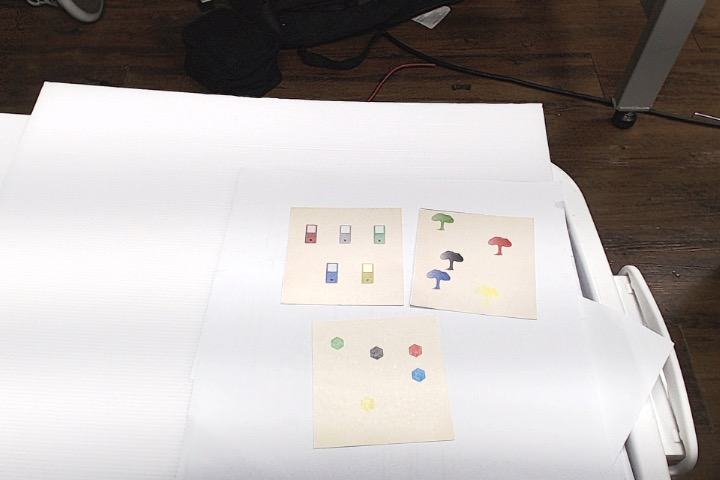
#> input picture colorTest.png, 720 x 480 px, given in place of the camera
$ python milestone2.py   (older library calls are emulated)
#> lines starting #> are read from the running program, lines starting #| are printed output that depends on the picture; after the words box and inside, x2 and y2 are one past the last pixel; in counts of white or black regions, pixels touching at a corner belong together

import cv2
import pandas as pd
import numpy as np
import imutils
from scipy.spatial import distance as dist
from imutils import perspective
from imutils import contours

# using cam built-in to computer
cap = cv2.VideoCapture(1)
cap.set(cv2.CAP_PROP_FRAME_WIDTH, 1000)
cap.set(cv2.CAP_PROP_FRAME_HEIGHT, 760)
# cap.set(3, 640)
# cap.set(4, 480)


def nothing(x):  # for trackbar
    pass


cv2.namedWindow('xyPosition')
cv2.createTrackbar('X1', 'xyPosition', 0, 1022, nothing)
cv2.createTrackbar('Y1', 'xyPosition', 0, 575, nothing)
cv2.createTrackbar('X2', 'xyPosition', 0, 1022, nothing)
cv2.createTrackbar('Y2', 'xyPosition', 0, 575, nothing)
cv2.createTrackbar('X3', 'xyPosition', 0, 1022, nothing)
cv2.createTrackbar('Y3', 'xyPosition', 0, 575, nothing)
cv2.createTrackbar('X4', 'xyPosition', 0, 1022, nothing)
cv2.createTrackbar('Y4', 'xyPosition', 0, 575, nothing)

cv2.setTrackbarPos("X1", "xyPosition", 219)
cv2.setTrackbarPos("Y1", "xyPosition", 0)
cv2.setTrackbarPos("X2", "xyPosition", 803)
cv2.setTrackbarPos("Y2", "xyPosition", 0)
cv2.setTrackbarPos("X3", "xyPosition", 26)
cv2.setTrackbarPos("Y3", "xyPosition", 575)
cv2.setTrackbarPos("X4", "xyPosition", 970)
cv2.setTrackbarPos("Y4", "xyPosition", 575)


def safe_div(x, y):  # so we don't crash so often
    if y == 0:
        return 0
    return x/y


def rescale_result(result, percent=80):  # make the video windows a bit smaller
    width = int(result.shape[1] * percent / 100)
    height = int(result.shape[0] * percent / 100)
    dim = (width, height)
    return cv2.resize(result, dim, interpolation=cv2.INTER_AREA)


if not cap.isOpened():
    print("can't open camera")
    exit()

windowName = "Result"

cv2.namedWindow(windowName)
cv2.createTrackbar("threshold", windowName, 75, 255, nothing)
cv2.createTrackbar("kernel", windowName, 5, 30, nothing)
cv2.createTrackbar("iterations", windowName, 1, 10, nothing)

cv2.setTrackbarPos("threshold", windowName, 210)
cv2.setTrackbarPos("kernel", windowName, 13)
cv2.setTrackbarPos("iterations", windowName, 1)
# Sliders to adjust image
# https://medium.com/@manivannan_data/set-trackbar-on-image-using-opencv-python-58c57fbee1ee


showLive = True
while(showLive):

    ret, frame = cap.read()
#> frame is the input picture: shape (480, 720, 3); mean B, G, R 172.7, 174.6, 180.1

    x1 = cv2.getTrackbarPos('X1', 'xyPosition')
    y1 = cv2.getTrackbarPos('Y1', 'xyPosition')
    x2 = cv2.getTrackbarPos('X2', 'xyPosition')
    y2 = cv2.getTrackbarPos('Y2', 'xyPosition')
    x3 = cv2.getTrackbarPos('X3', 'xyPosition')
    y3 = cv2.getTrackbarPos('Y3', 'xyPosition')
    x4 = cv2.getTrackbarPos('X4', 'xyPosition')
    y4 = cv2.getTrackbarPos('Y4', 'xyPosition')

    cv2.circle(frame, (x1, y1), 5, (0, 0, 255), -1)
#> frame: shape (480, 720, 3); 0.01% of pixels changed, all inside (x1, y1, x2, y2) = (214, 0, 225, 6)
    cv2.circle(frame, (x2, y2), 5, (0, 0, 255), -1)
    cv2.circle(frame, (x3, y3), 5, (0, 0, 255), -1)
    cv2.circle(frame, (x4, y4), 5, (0, 0, 255), -1)
    pts1 = np.float32([[x1, y1],
                       [x2, y2],
                       [x3, y3],
                       [x4, y4]])
    pts2 = np.float32([[0, 0], [500, 0], [0, 500], [500, 500]])
    matrix = cv2.getPerspectiveTransform(pts1, pts2)

    resultWarp = cv2.warpPerspective(frame, matrix, (500, 500))

    Gblurred = cv2.GaussianBlur(resultWarp, (5, 5), 0)
    Mblurred = cv2.medianBlur(Gblurred, 5)
    # Denoise = cv2.fastNlMeansDenoisingMulti(resultWarp, 2, 5, None, 4, 7, 35)
    # unsharpV = cv2.addWeighted(
    #     resultWarp, 1.5, Mblurred, -0.5, 0, resultWarp)
    # Bblurred = cv2.bilateralFilter(unsharpV, 9, 75, 75)

    hsv_frame = cv2.cvtColor(Mblurred, cv2.COLOR_BGR2HSV)
#> hsv_frame: shape (500, 500, 3); mean H, S, V 53, 28.6, 113.4

    # [7 lines of commented-out code are left out]

    result_resize = rescale_result(resultWarp)
    if not ret:
        print("cannot capture the frame")
        exit()

    thresh = cv2.getTrackbarPos("threshold", windowName)
    ret, thresh1 = cv2.threshold(result_resize, thresh, 255, cv2.THRESH_BINARY)
#> ret = 210

    kern = cv2.getTrackbarPos("kernel", windowName)
    # square image kernel used for erosion
    kernel = np.ones((kern, kern), np.uint8)

    itera = cv2.getTrackbarPos("iterations", windowName)
    dilation = cv2.dilate(thresh1, kernel, iterations=itera)
    # refines all edges in the binary image
    erosion = cv2.erode(dilation, kernel, iterations=itera)

    opening = cv2.morphologyEx(erosion, cv2.MORPH_OPEN, kernel)
    closing = cv2.morphologyEx(opening, cv2.MORPH_CLOSE, kernel)
    closing = cv2.cvtColor(closing, cv2.COLOR_BGR2GRAY)

    # find contours with simple approximation cv2.RETR_TREE,cv2.CHAIN_APPROX_SIMPLE
    contours, hierarchy = cv2.findContours(
        closing, cv2.RETR_TREE, cv2.CHAIN_APPROX_NONE)
#> contours = 1 contour; box (x1, y1, x2, y2) and area: (0, 96, 290, 356) 63518

    closing = cv2.cvtColor(closing, cv2.COLOR_GRAY2RGB)
#> closing: shape (400, 400, 3)
    cv2.drawContours(closing, contours, -1, (128, 255, 0), 1)
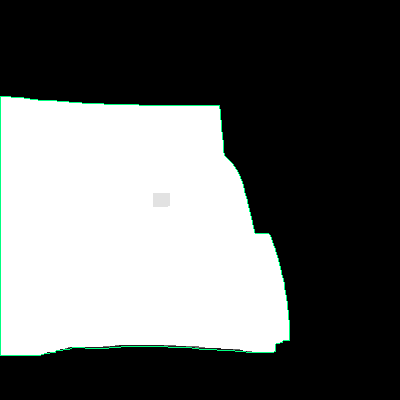
#> closing: shape (400, 400, 3); mean B, G, R 100.9, 101.7, 100.1

    # focus on only the largest outline by area
    areas = []  # list to hold all areas

    for contour in contours:
        ar = cv2.contourArea(contour)
        areas.append(ar)
#> this loop made 1 pass
#> ar on pass 1: 63518
#> after the loop, areas = [63518]

    try:
        max_area = max(areas)
#> max_area = 63518
    except:
        pass
    # index of the list element with largest area

    try:
        max_area_index = areas.index(max_area)
#> max_area_index = 0
    except:
        pass

    # largest area contour is usually the viewing window itself, why?
    try:
        cnt = contours[max_area_index - 1]
#> cnt = contour of 1024 points, box (x1, y1, x2, y2) (0, 96, 290, 356), area 63518
    except:
        pass

    # cv2.drawContours(closing, [cnt], 0, (0, 0, 255), 4)

    def midpoint(ptA, ptB):
        return ((ptA[0] + ptB[0]) * 0.5, (ptA[1] + ptB[1]) * 0.5)

    # compute the rotated bounding box of the contour
    orig = result_resize.copy()
    box = cv2.minAreaRect(cnt)
#> box = ((144.5, 225.5), (259, 289), -90)
    box = cv2.cv.BoxPoints(box) if imutils.is_cv2() else cv2.boxPoints(box)
#> box = ((289, 355), (-7.93e-15, 355), (0, 96), (289, 96))
    box = np.array(box, dtype="int")
#> box = [[289, 355], [0, 355], [0, 96], [289, 96]]

    # order the points in the contour such that they appear
    # in top-left, top-right, bottom-right, and bottom-left
    # order, then draw the outline of the rotated bounding
    # box
    box = perspective.order_points(box)
#> box = [[0, 96], [289, 96], [289, 355], [0, 355]]
    cv2.drawContours(orig, [box.astype("int")], -1, (0, 255, 0), 4)
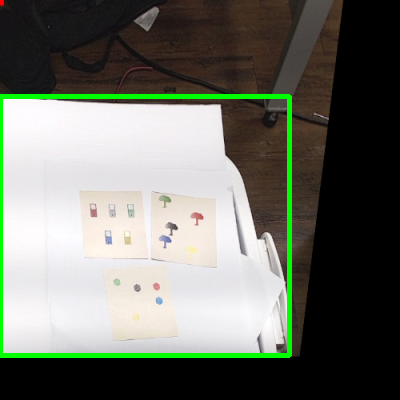
#> orig: shape (400, 400, 3); mean B, G, R 102.6, 112.4, 109.1

    # loop over the original points and draw them
    for (x, y) in box:
        cv2.circle(orig, (int(x), int(y)), 5, (0, 0, 255), -1)
#> this loop made 4 passes
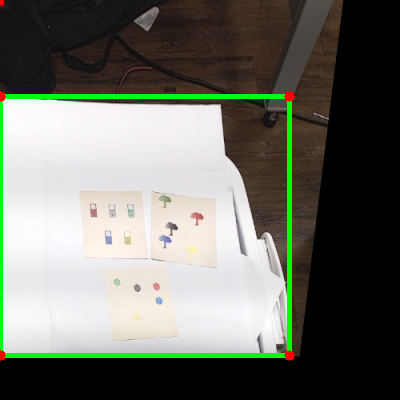
#> orig: shape (400, 400, 3); 0.16% of pixels changed, all inside (x1, y1, x2, y2) = (0, 91, 295, 361)

    # unpack the ordered bounding box, then compute the midpoint
    # between the top-left and top-right coordinates, followed by
    # the midpoint between bottom-left and bottom-right coordinates
    (tl, tr, br, bl) = box
#> tl = [0, 96]; tr = [289, 96]; br = [289, 355]; bl = [0, 355]
    (tltrX, tltrY) = midpoint(tl, tr)
#> tltrX = 144.5; tltrY = 96
    (blbrX, blbrY) = midpoint(bl, br)
#> blbrX = 144.5; blbrY = 355

    # compute the midpoint between the top-left and top-right points,
    # followed by the midpoint between the top-righ and bottom-right
    (tlblX, tlblY) = midpoint(tl, bl)
#> tlblX = 0; tlblY = 225.5
    (trbrX, trbrY) = midpoint(tr, br)
#> trbrX = 289; trbrY = 225.5

    # compute the Euclidean distance between the midpoints
    dA = dist.euclidean((tltrX, tltrY), (blbrX, blbrY))
#> dA = 259
    dB = dist.euclidean((tlblX, tlblY), (trbrX, trbrY))
#> dB = 289

    # compute the size of the object
    # more to do here to get actual measurements that have meaning in the real world
    pixelsPerMetric = 1
    dimA = dA / pixelsPerMetric
#> dimA = 259
    dimB = dB / pixelsPerMetric
#> dimB = 289

    # draw the object sizes on the image , text size card
    cv2.putText(orig, "{:.1f}mm".format(dimA), (int(
        tltrX - 15), int(tltrY - 10)), cv2.FONT_HERSHEY_SIMPLEX, 0.65, (255, 255, 255), 2)
    cv2.putText(orig, "{:.1f}mm".format(dimB), (int(
        trbrX + 10), int(trbrY)), cv2.FONT_HERSHEY_SIMPLEX, 0.65, (255, 255, 255), 2)

    # compute the center of the contour
    M = cv2.moments(cnt)
#> M = moments, m00 63518, centre m10/m00, m01/m00 = (128.9, 232.9)
    cX = int(safe_div(M["m10"], M["m00"]))
#> cX = 128
    cY = int(safe_div(M["m01"], M["m00"]))
#> cY = 232

    # ------ COLOR ------------
    # Red color
    low_red = np.array([132, 75, 134])
    high_red = np.array([180, 255, 255])
    red_mask = cv2.inRange(hsv_frame, low_red, high_red)
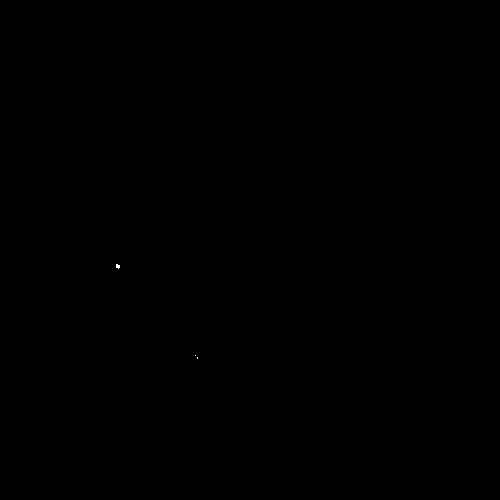
#> red_mask: shape (500, 500); 0.01% white in thin lines or dots, all inside (x1, y1, x2, y2) = (116, 264, 198, 359)
    red = cv2.bitwise_and(resultWarp, resultWarp, mask=red_mask)
    # Blue color
    low_blue = np.array([94, 189, 2])
    high_blue = np.array([126, 255, 255])
    blue_mask = cv2.inRange(hsv_frame, low_blue, high_blue)
#> blue_mask: shape (500, 500); every value is 0
    blue = cv2.bitwise_and(resultWarp, resultWarp, mask=blue_mask)
#> blue: shape (500, 500, 3); every value is 0

    # Green color
    low_green = np.array([45, 55, 122])
    high_green = np.array([78, 121, 191])
    green_mask = cv2.inRange(hsv_frame, low_green, high_green)
#> green_mask: shape (500, 500); 0% white in thin lines or dots, all inside (x1, y1, x2, y2) = (205, 246, 208, 249)
    green = cv2.bitwise_and(resultWarp, resultWarp, mask=green_mask)

    # Yellow color
    low_yellow = np.array([15, 0, 181])
    high_yellow = np.array([79, 170, 255])
    yellow_mask = cv2.inRange(hsv_frame, low_yellow, high_yellow)
#> yellow_mask: shape (500, 500); 6% white; 157 white regions (136 under 20 px), largest, box (x1, y1, x2, y2) and area: (129, 330, 224, 427) 6998, (188, 240, 272, 335) 3285, (100, 236, 177, 276) 1503
    yellow = cv2.bitwise_and(resultWarp, resultWarp, mask=yellow_mask)

    # Black color
    low_black = np.array([79, 0, 0])
    high_black = np.array([130, 197, 197])
    black_mask = cv2.inRange(hsv_frame, low_black, high_black)
#> black_mask: shape (500, 500); 2.4% white; 78 white regions (57 under 20 px), largest, box (x1, y1, x2, y2) and area: (0, 45, 68, 122) 2501, (49, 14, 92, 60) 819, (126, 0, 156, 36) 510
    black = cv2.bitwise_and(resultWarp, resultWarp, mask=black_mask)

    # Every color except white
    low = np.array([0, 42, 0])
    high = np.array([179, 255, 255])
    mask = cv2.inRange(hsv_frame, low, high)
#> mask: shape (500, 500); 23.4% white; 27 white regions (13 under 20 px)
    result = cv2.bitwise_and(resultWarp, resultWarp, mask=mask)
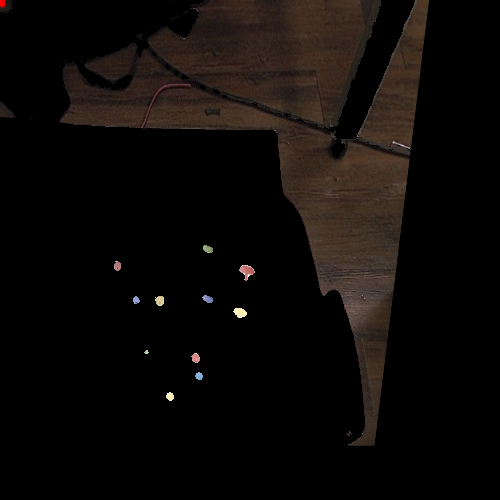
#> result: shape (500, 500, 3); mean B, G, R 8, 10, 13.4
    countRed = 0
    countBlue = 0
    countYellow = 0
    countGreen = 0
    countBlack = 0

    # # Contour Red
    contoursRed, _ = cv2.findContours(
        red_mask, cv2.RETR_TREE, cv2.CHAIN_APPROX_NONE)
#> contoursRed = 3 contours, all with area under 20
    try:
        biggest_contoursRed = max(contoursRed, key=cv2.contourArea)
#> biggest_contoursRed = contour of 11 points, box (x1, y1, x2, y2) (116, 264, 120, 269), area 8
        (x, y, w, h) = cv2.boundingRect(biggest_contoursRed)
#> x = 116; y = 264; w = 4; h = 5
        cv2.rectangle(resultWarp, (x, y), (x+w, y+h), (0, 0, 255), 2)
#> resultWarp: shape (500, 500, 3); mean B, G, R 105.9, 108, 112.8
        countRed = 1

        Mred = cv2.moments(biggest_contoursRed)
#> Mred = moments, m00 8.5, centre m10/m00, m01/m00 = (117.4, 265.9)
        rX = int(Mred["m10"] / Mred["m00"])
#> rX = 117
        rY = int(Mred["m01"] / Mred["m00"])
#> rY = 265
        cv2.circle(resultWarp, (rX, rY), 5, (0, 0, 255), -1)
#> resultWarp: shape (500, 500, 3); mean B, G, R 105.9, 108, 112.9

    # cv2.putText(resultWarp, ":" + rX, (rX - 25, rY - 25),
    #             cv2.FONT_HERSHEY_SIMPLEX, 0.5, (255, 255, 255), 2)
    except:
        pass
    contoursBlue, _ = cv2.findContours(
        blue_mask, cv2.RETR_TREE, cv2.CHAIN_APPROX_NONE)
#> contoursBlue = []
    try:
        biggest_contoursBlue = max(contoursBlue, key=cv2.contourArea)
        (x, y, w, h) = cv2.boundingRect(biggest_contoursBlue)
        cv2.rectangle(resultWarp, (x, y), (x+w, y+h), (255, 0, 0), 2)
        countBlue = 1

        Mblue = cv2.moments(biggest_contoursBlue)
        bX = int(Mblue["m10"] / Mblue["m00"])
        bY = int(Mblue["m01"] / Mblue["m00"])
        cv2.circle(resultWarp, (bX, bY), 5, (255, 0, 0), -1)

    except:
        pass

    contoursGreen, _ = cv2.findContours(
        green_mask, cv2.RETR_TREE, cv2.CHAIN_APPROX_NONE)
#> contoursGreen = [[[207, 246], [206, 247], [205, 248], [206, 247]]]
    try:
        biggest_contoursGreen = max(contoursGreen, key=cv2.contourArea)
#> biggest_contoursGreen = [[207, 246], [206, 247], [205, 248], [206, 247]]
        (x, y, w, h) = cv2.boundingRect(biggest_contoursGreen)
#> x = 205; y = 246; w = 3; h = 3
        cv2.rectangle(resultWarp, (x, y), (x+w, y+h), (0, 255, 0), 2)
#> resultWarp: shape (500, 500, 3); mean B, G, R 105.9, 108, 112.8
        countGreen = 1

        Mgreen = cv2.moments(biggest_contoursGreen)
#> Mgreen = moments, m00 0
        gX = int(Mgreen["m10"] / Mgreen["m00"])
        gY = int(Mgreen["m01"] / Mgreen["m00"])
        cv2.circle(resultWarp, (gX, gY), 5, (0, 255, 0), -1)
    except:
        pass

    contoursYellow, _ = cv2.findContours(
        yellow_mask, cv2.RETR_TREE, cv2.CHAIN_APPROX_NONE)
#> contoursYellow = 316 contours, 294 with area under 20; largest, box (x1, y1, x2, y2) and area: (129, 330, 224, 427) 7099, (188, 240, 272, 335) 3052, (100, 236, 177, 276) 1410, (105, 277, 169, 324) 1055, (300, 265, 333, 328) 524

    try:
        biggest_contoursYellow = max(contoursYellow, key=cv2.contourArea)
#> biggest_contoursYellow = contour of 386 points, box (x1, y1, x2, y2) (129, 330, 224, 427), area 7099
        (x, y, w, h) = cv2.boundingRect(biggest_contoursYellow)
#> x = 129; y = 330; w = 95; h = 97
        cv2.rectangle(resultWarp, (x, y), (x+w, y+h), (0, 255, 255), 2)
        countYellow = 1

        Myellow = cv2.moments(biggest_contoursYellow)
#> Myellow = moments, m00 7099, centre m10/m00, m01/m00 = (174.8, 378.9)
        yX = int(Myellow["m10"] / Myellow["m00"])
#> yX = 174
        yY = int(Myellow["m01"] / Myellow["m00"])
#> yY = 378
        cv2.circle(resultWarp, (yX, yY), 5, (0, 255, 255), -1)
#> resultWarp: shape (500, 500, 3); mean B, G, R 104.8, 108.1, 113
    except:
        pass

    contoursBlack, _ = cv2.findContours(
        black_mask, cv2.RETR_TREE, cv2.CHAIN_APPROX_NONE)
#> contoursBlack = 147 contours, 130 with area under 20; largest, box (x1, y1, x2, y2) and area: (0, 45, 68, 122) 2386, (49, 14, 92, 60) 721, (126, 0, 156, 36) 450, (155, 0, 188, 23) 240, (149, 441, 219, 447) 218

    try:
        biggest_contoursBlack = max(contoursBlack, key=cv2.contourArea)
#> biggest_contoursBlack = contour of 383 points, box (x1, y1, x2, y2) (0, 45, 68, 122), area 2386
        (x, y, w, h) = cv2.boundingRect(biggest_contoursBlack)
#> x = 0; y = 45; w = 68; h = 77
        cv2.rectangle(resultWarp, (x, y), (x+w, y+h), (0, 0, 0), 2)
        countBlack = 1

        Mblack = cv2.moments(biggest_contoursBlack)
#> Mblack = moments, m00 2386.5, centre m10/m00, m01/m00 = (34.47, 87.97)
        blX = int(Mblack["m10"] / Mblack["m00"])
#> blX = 34
        blY = int(Mblack["m01"] / Mblack["m00"])
#> blY = 87
        cv2.circle(resultWarp, (blX, blY), 5, (0, 0, 0), -1)
#> resultWarp: shape (500, 500, 3); mean B, G, R 104.6, 107.9, 112.7
    except:
        pass

    # [12 lines of commented-out code are left out]
    cv2.rectangle(resultWarp, (0, 0), (100, 110), (0, 0, 0), -1)
    cv2.putText(resultWarp, 'Red    :' + str(countRed),
                (10, 20),                  # bottomLeftCornerOfText
                cv2.FONT_HERSHEY_SIMPLEX,  # font
                0.5,                      # fontScale
                (0, 0, 255),            # fontColor
                1)                        # lineType
#> resultWarp: shape (500, 500, 3); mean B, G, R 103.6, 107, 111.8
    cv2.putText(resultWarp, 'Yellow :' + str(countYellow),
                (10, 40),                  # bottomLeftCornerOfText
                cv2.FONT_HERSHEY_SIMPLEX,  # font
                0.5,                      # fontScale
                (0, 255, 255),            # fontColor
                1)
    cv2.putText(resultWarp, 'Blue   :' + str(countBlue),
                (10, 60),                  # bottomLeftCornerOfText
                cv2.FONT_HERSHEY_SIMPLEX,  # font
                0.5,                      # fontScale
                (255, 238, 0),            # fontColor
                1)
    cv2.putText(resultWarp, 'Green  :' + str(countGreen),
                (10, 80),                  # bottomLeftCornerOfText
                cv2.FONT_HERSHEY_SIMPLEX,  # font
                0.5,                      # fontScale
                (0, 255, 0),            # fontColor
                1)
    cv2.putText(resultWarp, 'Black  :' + str(countBlack),
                (10, 100),                  # bottomLeftCornerOfText
                cv2.FONT_HERSHEY_SIMPLEX,  # font
                0.5,                      # fontScale
                (255, 255, 255),            # fontColor
                1)

    # cv2.putText(resultWarp, "Red : " + countRed, (int(
    #     tltrX - 0), int(tltrY - 0)), cv2.FONT_HERSHEY_SIMPLEX, 0.5, (0, 0, 255), 2)
    # countBlue = str(len(biggest_contoursBlue))
    # cv2.putText(resultWarp, "Blue : " + countBlue, (int(
    #     tltrX - 20), int(tltrY - 10)), cv2.FONT_HERSHEY_SIMPLEX, 0.5, (255, 0, 0), 2)
    # countGreen = str(len(biggest_contoursGreen))
    # cv2.putText(resultWarp, "Red : " + countGreen, (int(
    #     tltrX - 30), int(tltrY - 20)), cv2.FONT_HERSHEY_SIMPLEX, 0.5, (0, 255, 0), 2)
    # countYellow = str(len(biggest_contoursYellow))
    # cv2.putText(resultWarp, "Yellow : " + countYellow, (int(
    #     tltrX - 40), int(tltrY - 30)), cv2.FONT_HERSHEY_SIMPLEX, 0.5, (0, 255, 255), 2)
    # countBlack = str(len(biggest_contoursBlack))
    # cv2.putText(resultWarp, "Black : " + countBlack, (int(
    #     tltrX - 50), int(tltrY - 40)), cv2.FONT_HERSHEY_SIMPLEX, 0.5, (0, 0, 0), 2)

    # cv2.imshow(windowName, orig)
    # cv2.imshow('', closing)
    cv2.imshow('Mask All', result)
    cv2.imshow('Color', closing)
    frame2 = np.concatenate((orig, closing), axis=1)
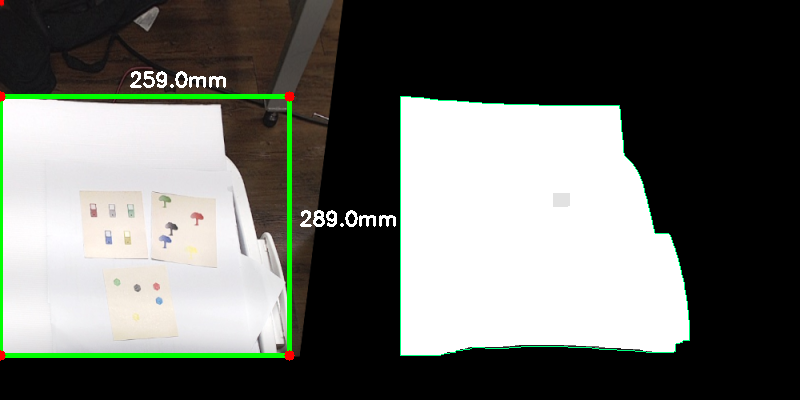
#> frame2: shape (400, 800, 3); mean B, G, R 102.8, 108, 105.8
    # cv2.imshow('window', frame2)
    cv2.imshow('result', orig)
    cv2.imshow('Red', red)
    frame3 = np.concatenate((black, yellow), axis=1)
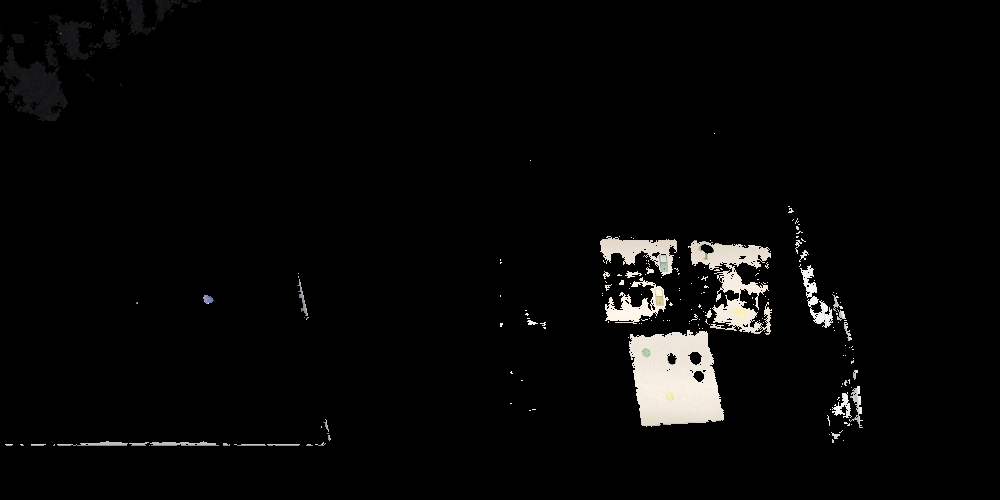
#> frame3: shape (500, 1000, 3); mean B, G, R 7.1, 7.4, 7.7
    # frame2 = np.concatenate((frame, red), axis=1)
    frame1 = np.concatenate((blue, green), axis=1)

    # cv2.imshow('Frame, Red', frame2)
    cv2.imshow('Blue, Green', frame1)
    cv2.imshow('Black, Yellow', frame3)
    cv2.imshow("Frame", frame)
    cv2.imshow("Output", resultWarp)
    # cv2.imshow("Output Blurre", Mblurred)

    # if cv2.waitKey(30) >= 0:
    #     showLive = False
    key = cv2.waitKey(1)
#> (key Esc is pressed here)
    if key == 27:
        break


cap.release()
cv2.destroyAllWindows()
